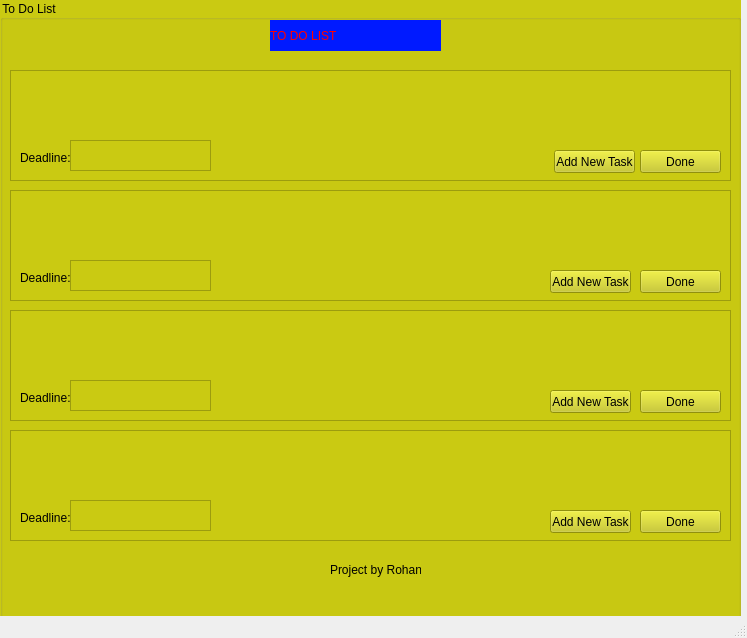
<?xml version="1.0" encoding="UTF-8"?>
<ui version="4.0">
 <class>MainWindow</class>
 <widget class="QMainWindow" name="MainWindow">
  <property name="geometry">
   <rect>
    <x>0</x>
    <y>0</y>
    <width>747</width>
    <height>638</height>
   </rect>
  </property>
  <property name="windowTitle">
   <string>MainWindow</string>
  </property>
  <widget class="QWidget" name="centralwidget">
   <widget class="QGroupBox" name="groupBox">
    <property name="geometry">
     <rect>
      <x>0</x>
      <y>0</y>
      <width>741</width>
      <height>651</height>
     </rect>
    </property>
    <property name="styleSheet">
     <string notr="true">background-color: rgb(202, 202, 18);</string>
    </property>
    <property name="title">
     <string>To Do List</string>
    </property>
    <widget class="QLabel" name="label_1">
     <property name="geometry">
      <rect>
       <x>20</x>
       <y>150</y>
       <width>51</width>
       <height>16</height>
      </rect>
     </property>
     <property name="text">
      <string>Deadline:</string>
     </property>
    </widget>
    <widget class="QPushButton" name="add1">
     <property name="geometry">
      <rect>
       <x>554</x>
       <y>150</y>
       <width>81</width>
       <height>23</height>
      </rect>
     </property>
     <property name="text">
      <string>Add New Task</string>
     </property>
    </widget>
    <widget class="QPushButton" name="done1">
     <property name="geometry">
      <rect>
       <x>640</x>
       <y>150</y>
       <width>81</width>
       <height>23</height>
      </rect>
     </property>
     <property name="text">
      <string>Done</string>
     </property>
    </widget>
    <widget class="QLabel" name="label_2">
     <property name="geometry">
      <rect>
       <x>20</x>
       <y>270</y>
       <width>51</width>
       <height>16</height>
      </rect>
     </property>
     <property name="text">
      <string>Deadline:</string>
     </property>
    </widget>
    <widget class="QPushButton" name="add2">
     <property name="geometry">
      <rect>
       <x>550</x>
       <y>270</y>
       <width>81</width>
       <height>23</height>
      </rect>
     </property>
     <property name="text">
      <string>Add New Task</string>
     </property>
    </widget>
    <widget class="QPushButton" name="done2">
     <property name="geometry">
      <rect>
       <x>640</x>
       <y>270</y>
       <width>81</width>
       <height>23</height>
      </rect>
     </property>
     <property name="text">
      <string>Done</string>
     </property>
    </widget>
    <widget class="QLabel" name="label_3">
     <property name="geometry">
      <rect>
       <x>20</x>
       <y>390</y>
       <width>51</width>
       <height>16</height>
      </rect>
     </property>
     <property name="text">
      <string>Deadline:</string>
     </property>
    </widget>
    <widget class="QPushButton" name="add3">
     <property name="geometry">
      <rect>
       <x>550</x>
       <y>390</y>
       <width>81</width>
       <height>23</height>
      </rect>
     </property>
     <property name="text">
      <string>Add New Task</string>
     </property>
    </widget>
    <widget class="QPushButton" name="done3">
     <property name="geometry">
      <rect>
       <x>640</x>
       <y>390</y>
       <width>81</width>
       <height>23</height>
      </rect>
     </property>
     <property name="text">
      <string>Done</string>
     </property>
    </widget>
    <widget class="QLabel" name="label_4">
     <property name="geometry">
      <rect>
       <x>20</x>
       <y>510</y>
       <width>51</width>
       <height>16</height>
      </rect>
     </property>
     <property name="text">
      <string>Deadline:</string>
     </property>
    </widget>
    <widget class="QPushButton" name="add4">
     <property name="geometry">
      <rect>
       <x>550</x>
       <y>510</y>
       <width>81</width>
       <height>23</height>
      </rect>
     </property>
     <property name="text">
      <string>Add New Task</string>
     </property>
    </widget>
    <widget class="QPushButton" name="done4">
     <property name="geometry">
      <rect>
       <x>640</x>
       <y>510</y>
       <width>81</width>
       <height>23</height>
      </rect>
     </property>
     <property name="text">
      <string>Done</string>
     </property>
    </widget>
    <widget class="QLabel" name="label">
     <property name="geometry">
      <rect>
       <x>330</x>
       <y>560</y>
       <width>91</width>
       <height>20</height>
      </rect>
     </property>
     <property name="text">
      <string>Project by Rohan</string>
     </property>
    </widget>
    <widget class="QLabel" name="label_5">
     <property name="geometry">
      <rect>
       <x>270</x>
       <y>20</y>
       <width>171</width>
       <height>31</height>
      </rect>
     </property>
     <property name="styleSheet">
      <string notr="true">background-color: rgb(0, 26, 255);
font: 75 24pt &quot;Times New Roman&quot;;
color: red;</string>
     </property>
     <property name="text">
      <string>TO DO LIST</string>
     </property>
    </widget>
    <widget class="QTextBrowser" name="task1">
     <property name="geometry">
      <rect>
       <x>10</x>
       <y>70</y>
       <width>721</width>
       <height>111</height>
      </rect>
     </property>
    </widget>
    <widget class="QTextBrowser" name="task2">
     <property name="geometry">
      <rect>
       <x>10</x>
       <y>190</y>
       <width>721</width>
       <height>111</height>
      </rect>
     </property>
    </widget>
    <widget class="QTextBrowser" name="task3">
     <property name="geometry">
      <rect>
       <x>10</x>
       <y>310</y>
       <width>721</width>
       <height>111</height>
      </rect>
     </property>
    </widget>
    <widget class="QTextBrowser" name="task4">
     <property name="geometry">
      <rect>
       <x>10</x>
       <y>430</y>
       <width>721</width>
       <height>111</height>
      </rect>
     </property>
    </widget>
    <widget class="QTextBrowser" name="deadline1">
     <property name="geometry">
      <rect>
       <x>70</x>
       <y>140</y>
       <width>141</width>
       <height>31</height>
      </rect>
     </property>
    </widget>
    <widget class="QTextBrowser" name="deadline2">
     <property name="geometry">
      <rect>
       <x>70</x>
       <y>260</y>
       <width>141</width>
       <height>31</height>
      </rect>
     </property>
    </widget>
    <widget class="QTextBrowser" name="deadline3">
     <property name="geometry">
      <rect>
       <x>70</x>
       <y>380</y>
       <width>141</width>
       <height>31</height>
      </rect>
     </property>
    </widget>
    <widget class="QTextBrowser" name="deadline4">
     <property name="geometry">
      <rect>
       <x>70</x>
       <y>500</y>
       <width>141</width>
       <height>31</height>
      </rect>
     </property>
    </widget>
    <zorder>task4</zorder>
    <zorder>task3</zorder>
    <zorder>task2</zorder>
    <zorder>task1</zorder>
    <zorder>label_1</zorder>
    <zorder>add1</zorder>
    <zorder>done1</zorder>
    <zorder>label_2</zorder>
    <zorder>add2</zorder>
    <zorder>done2</zorder>
    <zorder>label_3</zorder>
    <zorder>add3</zorder>
    <zorder>done3</zorder>
    <zorder>label_4</zorder>
    <zorder>add4</zorder>
    <zorder>done4</zorder>
    <zorder>label</zorder>
    <zorder>label_5</zorder>
    <zorder>deadline1</zorder>
    <zorder>deadline2</zorder>
    <zorder>deadline3</zorder>
    <zorder>deadline4</zorder>
   </widget>
  </widget>
  <widget class="QMenuBar" name="menubar">
   <property name="geometry">
    <rect>
     <x>0</x>
     <y>0</y>
     <width>747</width>
     <height>21</height>
    </rect>
   </property>
  </widget>
  <widget class="QStatusBar" name="statusbar"/>
 </widget>
 <resources/>
 <connections/>
</ui>
